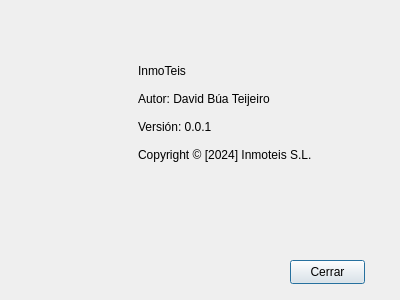
<?xml version="1.0" encoding="UTF-8"?>
<ui version="4.0">
 <class>dlgAbout</class>
 <widget class="QDialog" name="dlgAbout">
  <property name="geometry">
   <rect>
    <x>0</x>
    <y>0</y>
    <width>400</width>
    <height>300</height>
   </rect>
  </property>
  <property name="minimumSize">
   <size>
    <width>400</width>
    <height>300</height>
   </size>
  </property>
  <property name="maximumSize">
   <size>
    <width>400</width>
    <height>300</height>
   </size>
  </property>
  <property name="windowTitle">
   <string>Acerca de</string>
  </property>
  <property name="windowIcon">
   <iconset>
    <normaloff>../img/logo.svg</normaloff>../img/logo.svg</iconset>
  </property>
  <property name="modal">
   <bool>true</bool>
  </property>
  <widget class="QPushButton" name="btnCerrarAbout">
   <property name="geometry">
    <rect>
     <x>290</x>
     <y>260</y>
     <width>75</width>
     <height>24</height>
    </rect>
   </property>
   <property name="minimumSize">
    <size>
     <width>0</width>
     <height>24</height>
    </size>
   </property>
   <property name="text">
    <string>Cerrar</string>
   </property>
  </widget>
  <widget class="QLabel" name="label">
   <property name="geometry">
    <rect>
     <x>30</x>
     <y>10</y>
     <width>61</width>
     <height>71</height>
    </rect>
   </property>
   <property name="text">
    <string/>
   </property>
   <property name="pixmap">
    <pixmap>../img/logo.svg</pixmap>
   </property>
  </widget>
  <widget class="QLabel" name="label_2">
   <property name="geometry">
    <rect>
     <x>90</x>
     <y>10</y>
     <width>221</width>
     <height>191</height>
    </rect>
   </property>
   <property name="text">
    <string>
	InmoTeis

	Autor: David Búa Teijeiro

	Versión: 0.0.1

	Copyright © [2024] Inmoteis S.L.</string>
   </property>
  </widget>
 </widget>
 <resources/>
 <connections/>
</ui>
